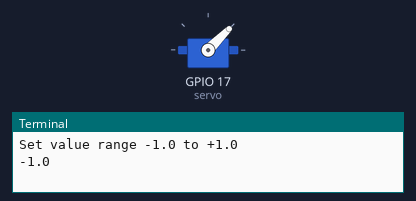
Recording of a program running on a simulated Raspberry Pi (BCM pin numbers). Shown: servo, the last lines printed to the terminal. Servo angles are drawn from the pulse width (0.5 ms = 0°, 2.5 ms = 180°).

Above: at 0.05 s.
At 4.75 s:
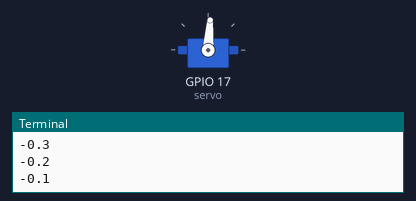
At 9.45 s:
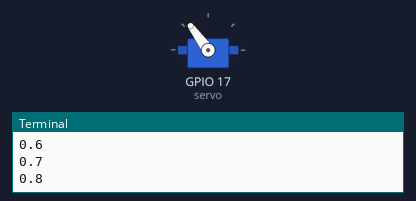
At 18.95 s:
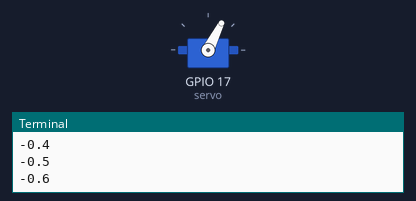
Timing chart, 0 to 27.3 s (numbered marks = the images above):
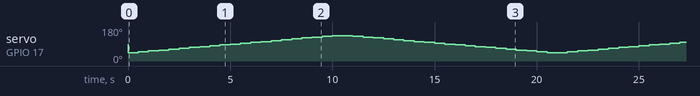

The program:

servo6.py
```python
"""
Codigo tomado de: https://www.raspberrypi-spy.co.uk/2018/02/basic-servo-use-with-the-raspberry-pi/
"""

from gpiozero import Servo
from time import sleep

myGPIO=17

myCorrection=0
maxPW=(2.0+myCorrection)/1000
minPW=(1.0-myCorrection)/1000

servo = Servo(myGPIO,min_pulse_width=minPW,max_pulse_width=maxPW)

while True:

  print("Set value range -1.0 to +1.0")
  for value in range(0,21):
    value2=(float(value)-10)/10
    servo.value=value2
    print(value2)
    sleep(0.5)

  print("Set value range +1.0 to -1.0")
  for value in range(20,-1,-1):
    value2=(float(value)-10)/10
    servo.value=value2
    print(value2)
    sleep(0.5)
```
